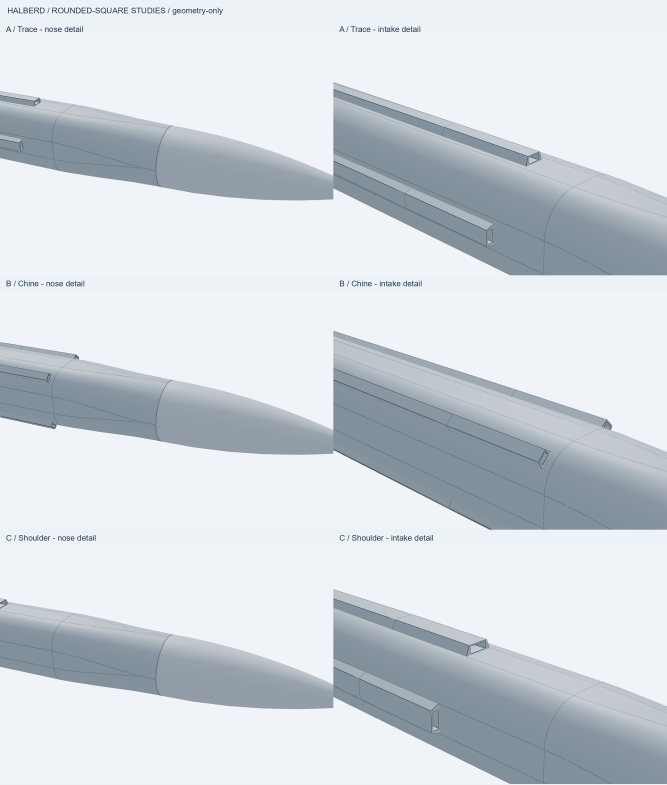
#> input picture cad/halberd_rounded_square/reviews/ABC_Details.png, 2000 x 2353 px, given in place of L2_stowed_body_end_env.png, which was not available (shown at 1/3 size)
$ python assemble_joined_review_r2.py
#> lines starting #> are read from the running program, lines starting #| are printed output that depends on the picture; pictures that were not available may be replaced by others from this repository, and a replacement may not be noted
"""Matched OLD/NEW review board for the R2 inward-biased chord doubling.

Draws the 125 mm stowed envelope circle onto the stowed end views (world
scale: end camera is orthographic, target (0,0,0), half-height 140 mm, so
pixels_per_mm = height/(2*140)) and composes the board from the rendered
L2_*/M2_* comparison PNGs. Every OLD/NEW pair shares one camera, so scale and
framing are identical within each pair.
"""
from pathlib import Path
from PIL import Image, ImageDraw, ImageFont

root = Path(__file__).resolve().parents[1] / 'reviews'
W = 2400
MARGIN = 24
GAP = 16
CELL_W = (W - 2 * MARGIN - 3 * GAP) // 4
CELL_H = int(CELL_W * 1200 / 1600)
ROW_H = CELL_H + 130
BODY_CELL_W = (W - 2 * MARGIN - GAP) // 2
BODY_CELL_H = int(BODY_CELL_W * 1200 / 1600)
BODY_ROW_H = BODY_CELL_H + 130

font = ImageFont.load_default(size=30)
small = ImageFont.load_default(size=22)


def envelope(png):
    """Draw the 125 mm radius envelope circle on a stowed end view."""
    image = Image.open(png).convert('RGB')
    draw = ImageDraw.Draw(image)
    ppm = image.height / (2 * 140.0)
    radius = int(125 * ppm)
    cx, cy = image.width // 2, image.height // 2
    draw.ellipse((cx - radius, cy - radius, cx + radius, cy + radius),
                 outline='#B03030', width=3)
    draw.text((cx + radius + 12, cy - 14), 'R125', font=ImageFont.load_default(size=26),
              fill='#B03030')
    image.save(png)


def paste(image, box, target):
    image.thumbnail((box[2], box[3]), Image.Resampling.LANCZOS)
    target.paste(image, (box[0] + (box[2] - image.width) // 2,
                         box[1] + (box[3] - image.height) // 2))


def label(draw, x, y, text, fill='#253b46'):
    draw.text((x, y), text, font=small, fill=fill)


rows = []
for state, title in [('stowed', 'STOWED'), ('midfold', 'INTERMEDIATE | 50% carriage travel'),
                     ('deployed', 'DEPLOYED')]:
    rows.append((title + ' / MODULE TOP + ISO', [
        ('L2_' + state + '_module_top.png', 'OLD'),
        ('M2_' + state + '_module_top.png', 'NEW'),
        ('L2_' + state + '_module_iso.png', 'OLD'),
        ('M2_' + state + '_module_iso.png', 'NEW')]))
rows.append(('STOWED END (125 mm envelope) + DEPLOYED OPPOSED CLOSEUP', [
    ('L2_stowed_body_end_env.png', 'OLD'),
    ('M2_stowed_body_end_env.png', 'NEW'),
    ('L2_deployed_module_opposed.png', 'OLD'),
    ('M2_deployed_module_opposed.png', 'NEW')]))
body_rows = [
    ('STOWED / ON BODY', [('L2_stowed_body_iso.png', 'OLD'), ('M2_stowed_body_iso.png', 'NEW')]),
    ('INTERMEDIATE / ON BODY', [('L2_midfold_body_iso.png', 'OLD'), ('M2_midfold_body_iso.png', 'NEW')]),
    ('DEPLOYED / ON BODY', [('L2_deployed_body_iso.png', 'OLD'), ('M2_deployed_body_iso.png', 'NEW')]),
]

# Draw the envelope onto the stowed end comparison PNGs first.
envelope(root / 'L2_stowed_body_end_env.png')
#> in envelope, image is the input picture: PIL image 2000x2353 RGB; mean R, G, B 208.4, 215.1, 221.8
#> in envelope, `image.save(png)`:
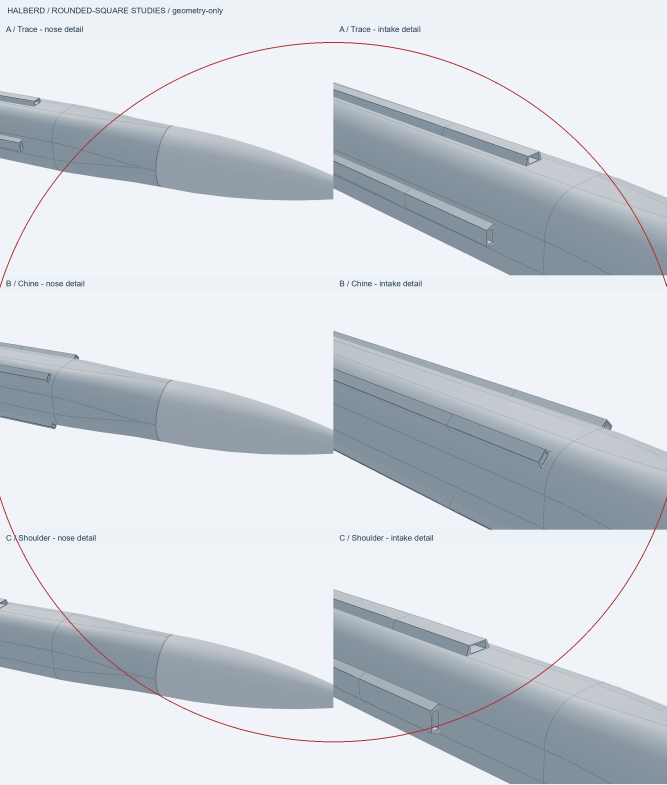
#> saved as L2_stowed_body_end_env.png: PIL image 2000x2353 RGB (shown at 1/3 size); mean R, G, B 208.3, 214.6, 221.2
envelope(root / 'M2_stowed_body_end_env.png')
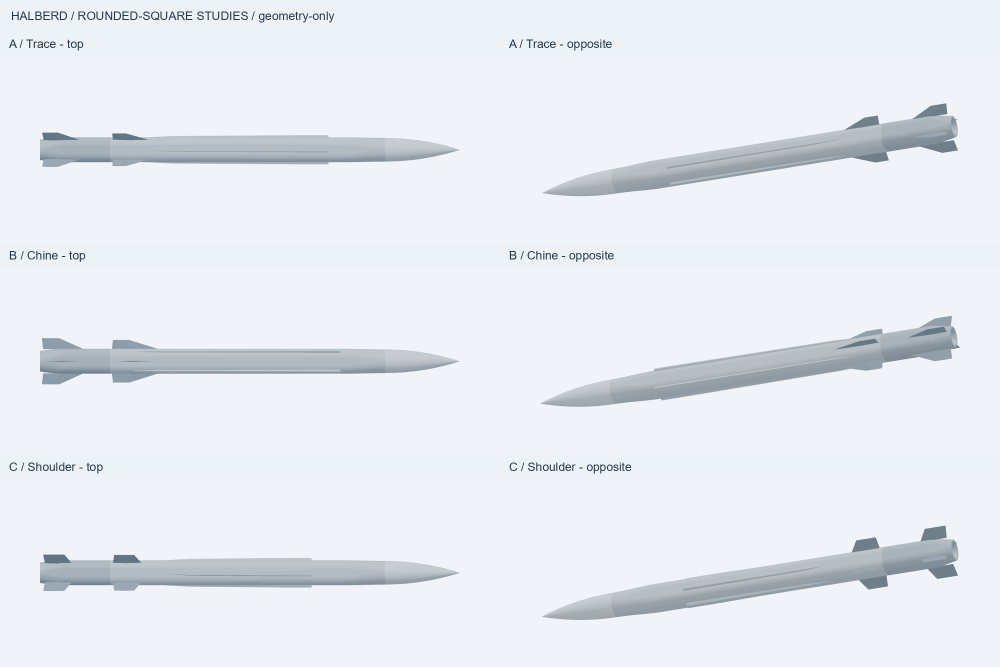
#> input picture cad/halberd_rounded_square/reviews/ABC_Opposed.png, 2000 x 1333 px, given in place of M2_stowed_body_end_env.png, which was not available (shown at 1/2 size)
#> in envelope, image is the input picture: PIL image 2000x1333 RGB; mean R, G, B 231.1, 235.9, 241.2
#> in envelope (call 2), `image.save(png)`:
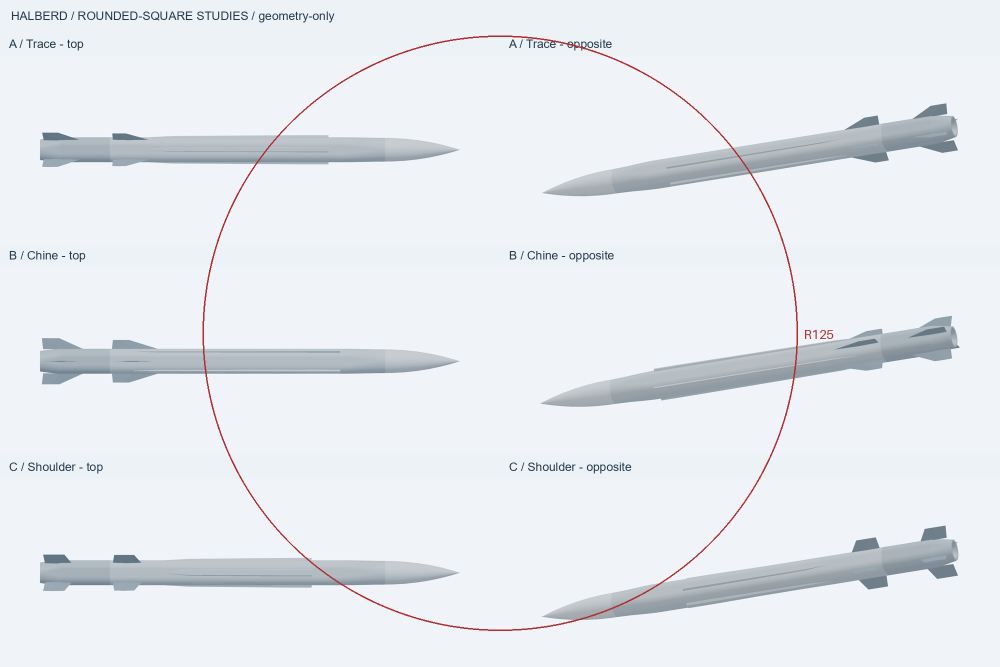
#> saved as M2_stowed_body_end_env.png: PIL image 2000x1333 RGB (shown at 1/2 size); mean R, G, B 230.9, 235.1, 240.4

height = 130 + len(rows) * ROW_H + len(body_rows) * BODY_ROW_H + 20
board = Image.new('RGB', (W, height), '#e9eef2')
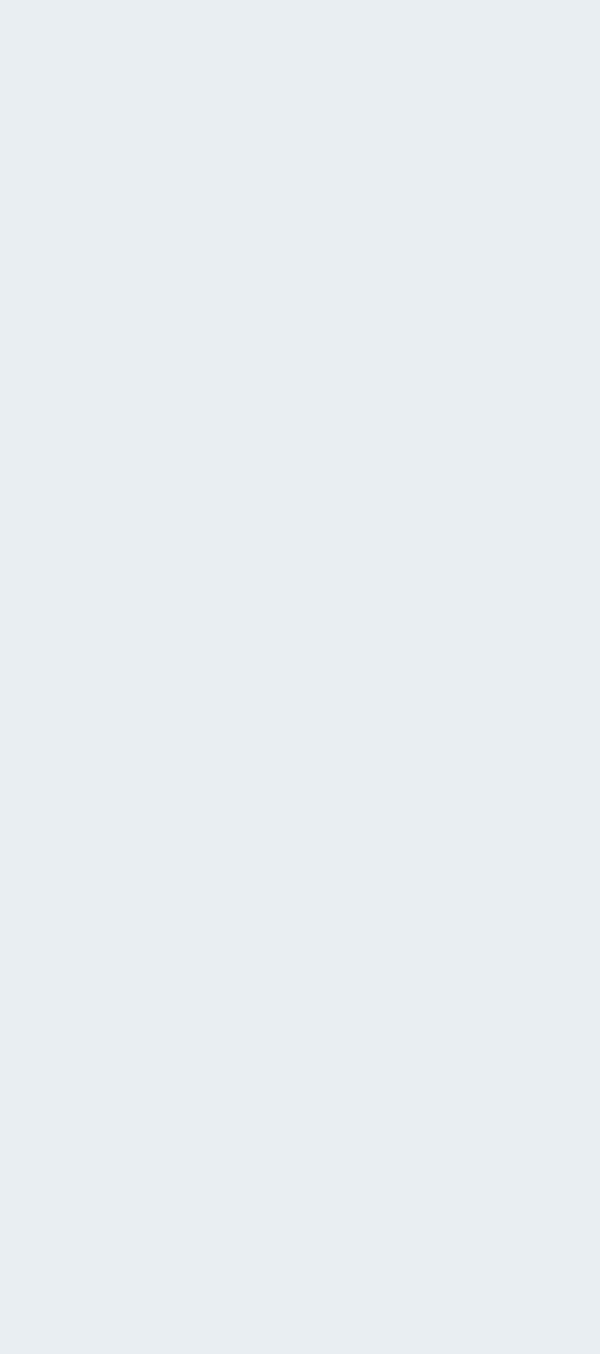
#> board: PIL image 2400x5416 RGB (shown at 1/4 size); mean R, G, B 233, 238, 242
draw = ImageDraw.Draw(board)
draw.text((MARGIN, 16), 'PHANTOM | JOINED WING R2 — INWARD-BIASED CHORD DOUBLING (OLD L vs NEW M)',
          font=font, fill='#253b46')
draw.text((MARGIN, 58), 'Matched pairs share camera target/scale/framing. Outer stowed edge retained; extra chord added toward centreline.',
          font=small, fill='#253b46')

y = 130
for title, cells in rows:
    label(draw, MARGIN, y, title)
    y += 34
    for i, (name, tag_text) in enumerate(cells):
        x = MARGIN + i * (CELL_W + GAP)
        label(draw, x + 8, y, tag_text, fill='#7a4a2b' if tag_text == 'OLD' else '#2b6a4a')
        paste(Image.open(root / name), (x, y + 26, CELL_W, CELL_H), board)
#> in paste, `image.thumbnail((box[2], box[3]), Image.Resampling.LANCZOS)`:
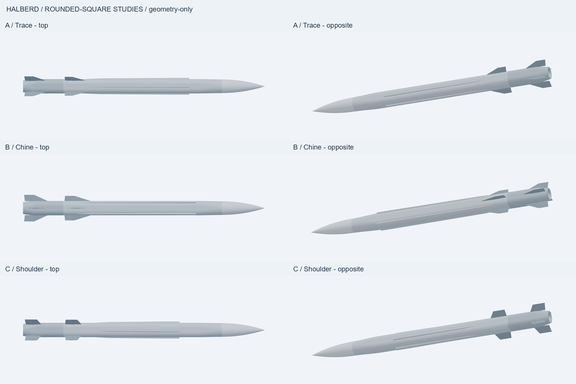
#> image: PIL image 576x384 RGB; mean R, G, B 231.1, 235.9, 241.2
#> (the run stopped early here; a loop or call above may not have finished)
